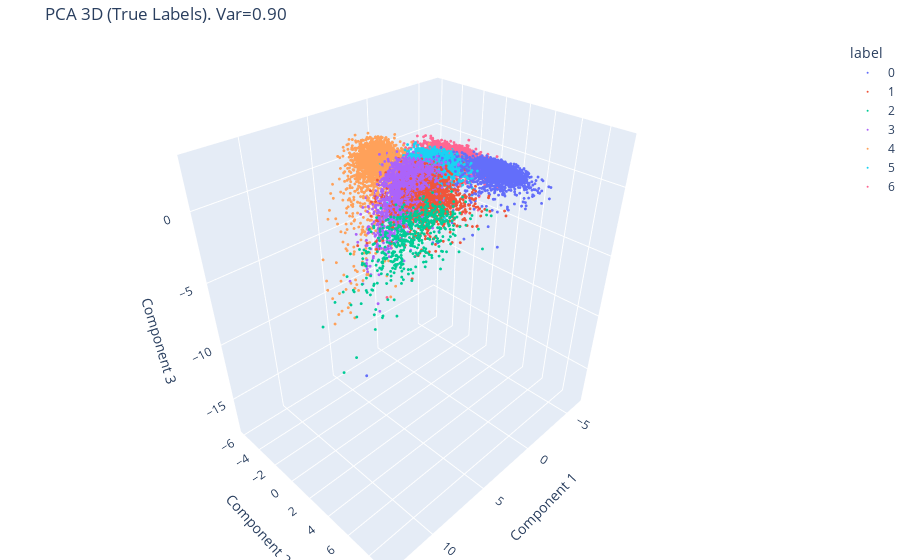

Source (notebook cell):
### Code cell
print("### 1. PCA: Зниження Розмірності ###")
# Застосування PCA
pca_2c = PCA(n_components=2, random_state=42)
pca_3c = PCA(n_components=3, random_state=42)

X_pca_2d = pca_2c.fit_transform(X_np)
X_pca_3d = pca_3c.fit_transform(X_np)

# Оцінка якості DR
pca_variance_2d = np.sum(pca_2c.explained_variance_ratio_)
pca_variance_3d = np.sum(pca_3c.explained_variance_ratio_)

print(f"PCA 2D: Пояснена дисперсія = {pca_variance_2d:.4f}")
print(f"PCA 3D: Пояснена дисперсія = {pca_variance_3d:.4f}")

# Візуалізація
plot_2d(X_pca_2d, y_np, title=f"PCA 2D (True Labels). Var={pca_variance_2d:.2f}")
plot_3d_plotly(X_pca_3d, y_np, title=f"PCA 3D (True Labels). Var={pca_variance_3d:.2f}")

### Figure 1 — Plotly figure (JSON) as saved in the notebook; plotly's stock layout.template omitted (floating-point values rounded to 4 significant figures; data arrays with more than 128 entries replaced by an {"elided": "..."} marker saying what was removed)
{"data": [{"hovertemplate": "label=0<br>Component 1=%{x}<br>Component 2=%{y}<br>Component 3=%{z}<extra></extra>", "legendgroup": "0", "marker": {"color": "#636efa", "size": 1, "symbol": "circle"}, "mode": "markers", "name": "0", "scene": "scene", "showlegend": true, "type": "scatter3d", "x": {"elided": "2027 float values"}, "y": {"elided": "2027 float values"}, "z": {"elided": "2027 float values"}}, {"hovertemplate": "label=1<br>Component 1=%{x}<br>Component 2=%{y}<br>Component 3=%{z}<extra></extra>", "legendgroup": "1", "marker": {"color": "#EF553B", "size": 1, "symbol": "circle"}, "mode": "markers", "name": "1", "scene": "scene", "showlegend": true, "type": "scatter3d", "x": {"elided": "1322 float values"}, "y": {"elided": "1322 float values"}, "z": {"elided": "1322 float values"}}, {"hovertemplate": "label=2<br>Component 1=%{x}<br>Component 2=%{y}<br>Component 3=%{z}<extra></extra>", "legendgroup": "2", "marker": {"color": "#00cc96", "size": 1, "symbol": "circle"}, "mode": "markers", "name": "2", "scene": "scene", "showlegend": true, "type": "scatter3d", "x": {"elided": "522 float values"}, "y": {"elided": "522 float values"}, "z": {"elided": "522 float values"}}, {"hovertemplate": "label=3<br>Component 1=%{x}<br>Component 2=%{y}<br>Component 3=%{z}<extra></extra>", "legendgroup": "3", "marker": {"color": "#ab63fa", "size": 1, "symbol": "circle"}, "mode": "markers", "name": "3", "scene": "scene", "showlegend": true, "type": "scatter3d", "x": {"elided": "1630 float values"}, "y": {"elided": "1630 float values"}, "z": {"elided": "1630 float values"}}, {"hovertemplate": "label=4<br>Component 1=%{x}<br>Component 2=%{y}<br>Component 3=%{z}<extra></extra>", "legendgroup": "4", "marker": {"color": "#FFA15A", "size": 1, "symbol": "circle"}, "mode": "markers", "name": "4", "scene": "scene", "showlegend": true, "type": "scatter3d", "x": {"elided": "1928 float values"}, "y": {"elided": "1928 float values"}, "z": {"elided": "1928 float values"}}, {"hovertemplate": "label=5<br>Component 1=%{x}<br>Component 2=%{y}<br>Component 3=%{z}<extra></extra>", "legendgroup": "5", "marker": {"color": "#19d3f3", "size": 1, "symbol": "circle"}, "mode": "markers", "name": "5", "scene": "scene", "showlegend": true, "type": "scatter3d", "x": {"elided": "2636 float values"}, "y": {"elided": "2636 float values"}, "z": {"elided": "2636 float values"}}, {"hovertemplate": "label=6<br>Component 1=%{x}<br>Component 2=%{y}<br>Component 3=%{z}<extra></extra>", "legendgroup": "6", "marker": {"color": "#FF6692", "size": 1, "symbol": "circle"}, "mode": "markers", "name": "6", "scene": "scene", "showlegend": true, "type": "scatter3d", "x": {"elided": "3546 float values"}, "y": {"elided": "3546 float values"}, "z": {"elided": "3546 float values"}}], "layout": {"legend": {"title": {"text": "label"}, "tracegroupgap": 0}, "margin": {"b": 0, "l": 0, "r": 0, "t": 40}, "scene": {"domain": {"x": [0, 1], "y": [0, 1]}, "xaxis": {"title": {"text": "Component 1"}}, "yaxis": {"title": {"text": "Component 2"}}, "zaxis": {"title": {"text": "Component 3"}}}, "title": {"text": "PCA 3D (True Labels). Var=0.90"}}}
